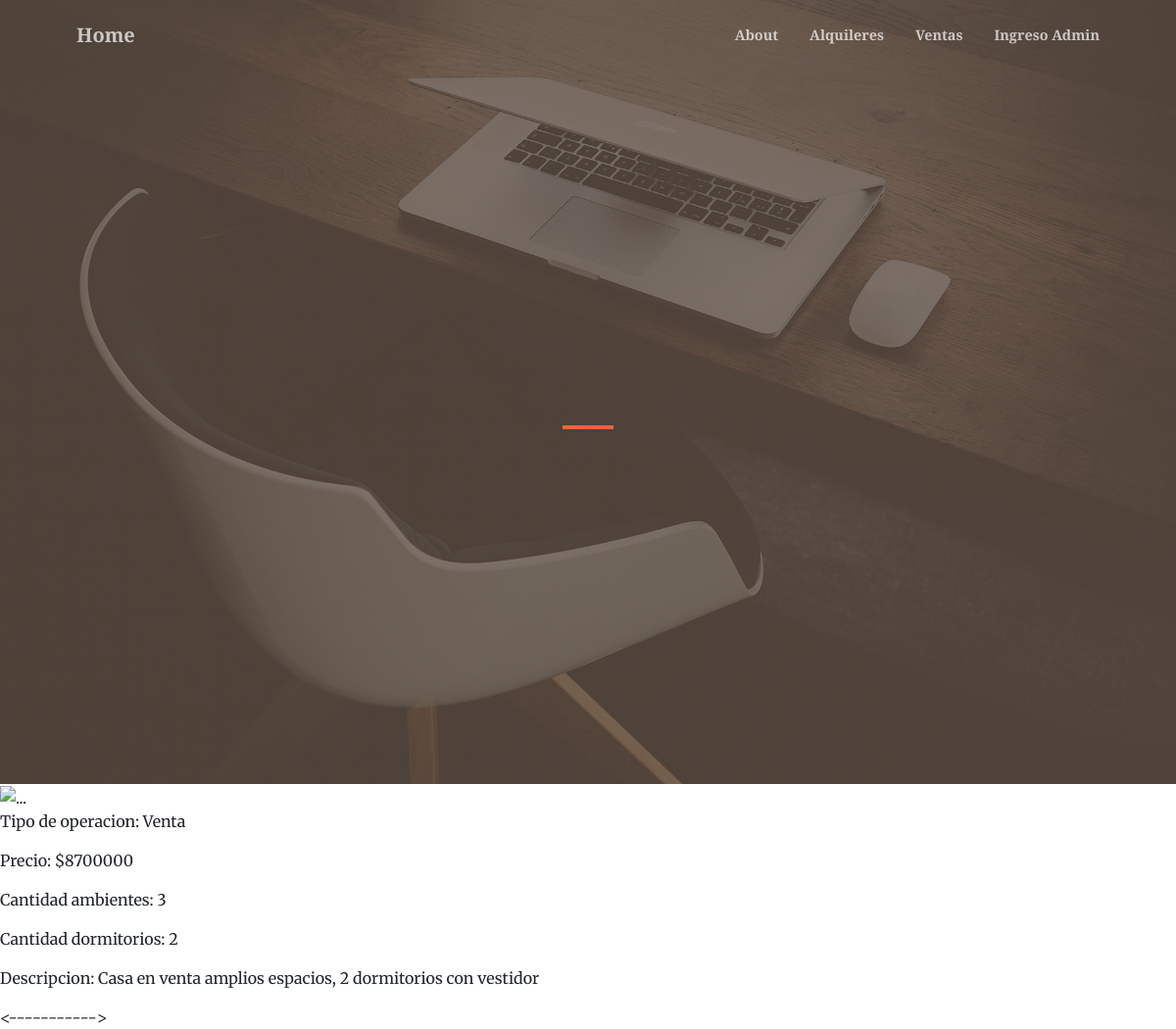
Screenshot of /appinmo/inmuebles/2 with the database file from the repository.
### inmobiliaria/models.py (models this page shows, shortened)
class Inmuebles (models.Model):
    tipo_de_operacion = models.CharField(max_length=100)
    precio = models.IntegerField()
    cantidad_ambientes = models.IntegerField()
    cantidad_dormitorios = models.IntegerField()
    descripcion = models.CharField(max_length=100)

### inmobiliaria/views.py (the view)
# urls.py: path("inmuebles/<pk>", InmueblesDetail.as_view(), name="inmuebles"),
class InmueblesDetail(DetailView):
    model = Inmuebles
    template_name = "inmobiliaria/alquileres_detail.html"

### inmobiliaria/templates/inmobiliaria/alquileres_detail.html
{% extends 'inmobiliaria/base.html' %}
{% block contenido %}
<img class="card-img-fluid" width = "300px" src="https://tse1.mm.bing.net/th?id=OIP.5nhMh0I9yHmQh-nYWu0zWgHaFj&pid=Api&P=0" alt="..." />
    <p>Tipo de operacion: {{inmuebles.tipo_de_operacion}}</p>
    <p>Precio: ${{inmuebles.precio}}</p>
    <p>Cantidad ambientes: {{inmuebles.cantidad_ambientes}}</p>
    <p>Cantidad dormitorios: {{inmuebles.cantidad_dormitorios}}</p>
    <p>Descripcion: {{inmuebles.descripcion}}</p>
{% endblock  %}

### rows the page displays
Inmuebles: tipo_de_operacion "Venta", precio "8700000", cantidad_ambientes "3", cantidad_dormitorios "2", descripcion "Casa en venta amplios espacios, 2 dormitorios con vestidor"
